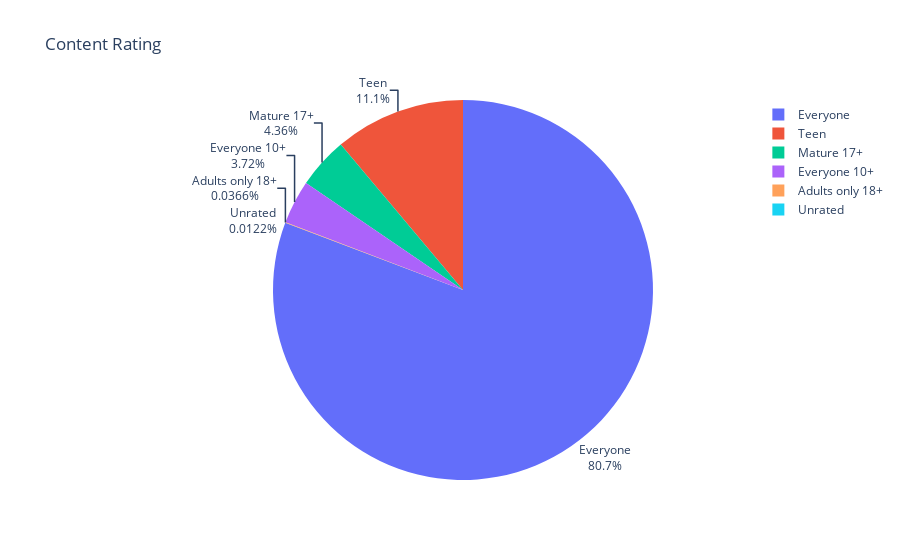

The code cell stored with this chart in its notebook:
### Code cell
fig = px.pie(labels=ratings.index,
values=ratings.values,
title="Content Rating",
names=ratings.index,
)
fig.update_traces(textposition='outside', textinfo='percent+label')
fig.show()

### Figure 1 — Plotly figure (JSON) as saved in the notebook; plotly's stock layout.template omitted (floating-point values rounded to 4 significant figures)
{"data": [{"domain": {"x": [0, 1], "y": [0, 1]}, "hovertemplate": "label=%{label}<br>value=%{value}<extra></extra>", "labels": ["Everyone", "Teen", "Mature 17+", "Everyone 10+", "Adults only 18+", "Unrated"], "legendgroup": "", "name": "", "showlegend": true, "textinfo": "percent+label", "textposition": "outside", "type": "pie", "values": [6619, 912, 357, 305, 3, 1]}], "layout": {"legend": {"tracegroupgap": 0}, "title": {"text": "Content Rating"}}}
